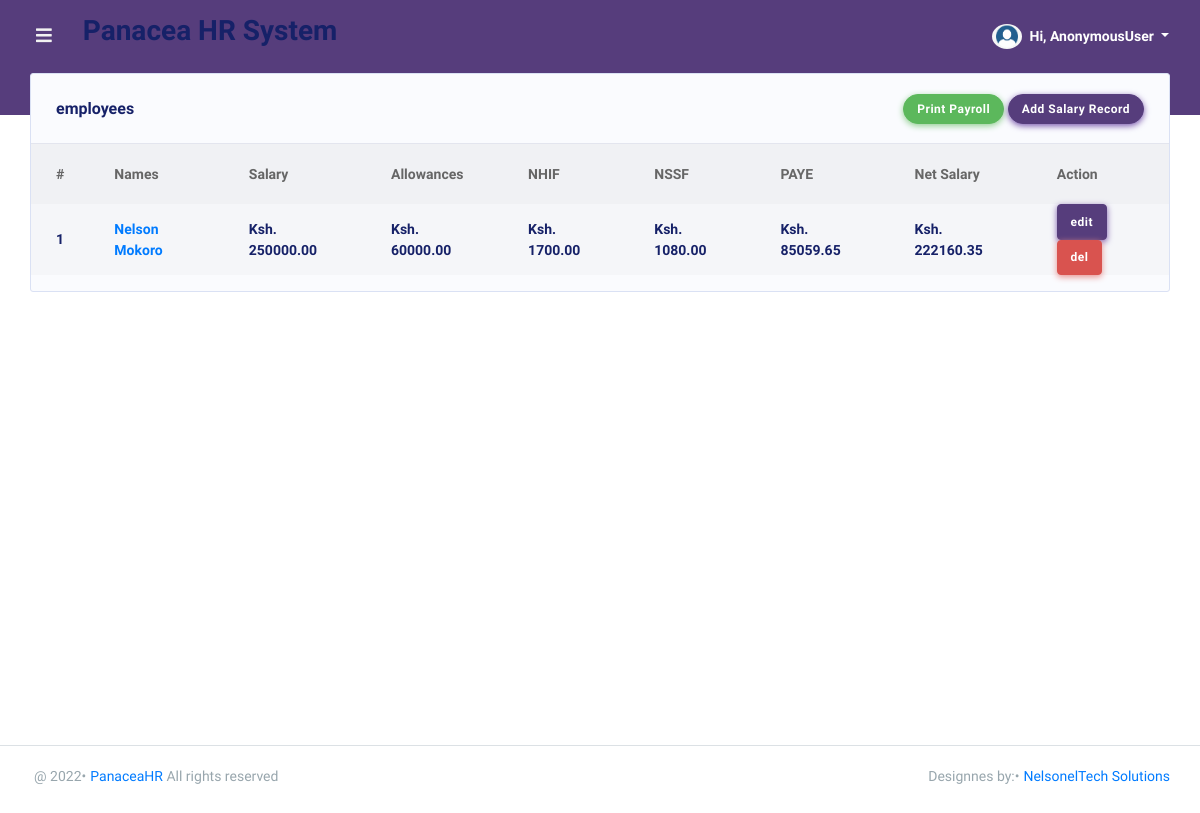
/dashboard/salary/, run on an earlier commit of the app's database.
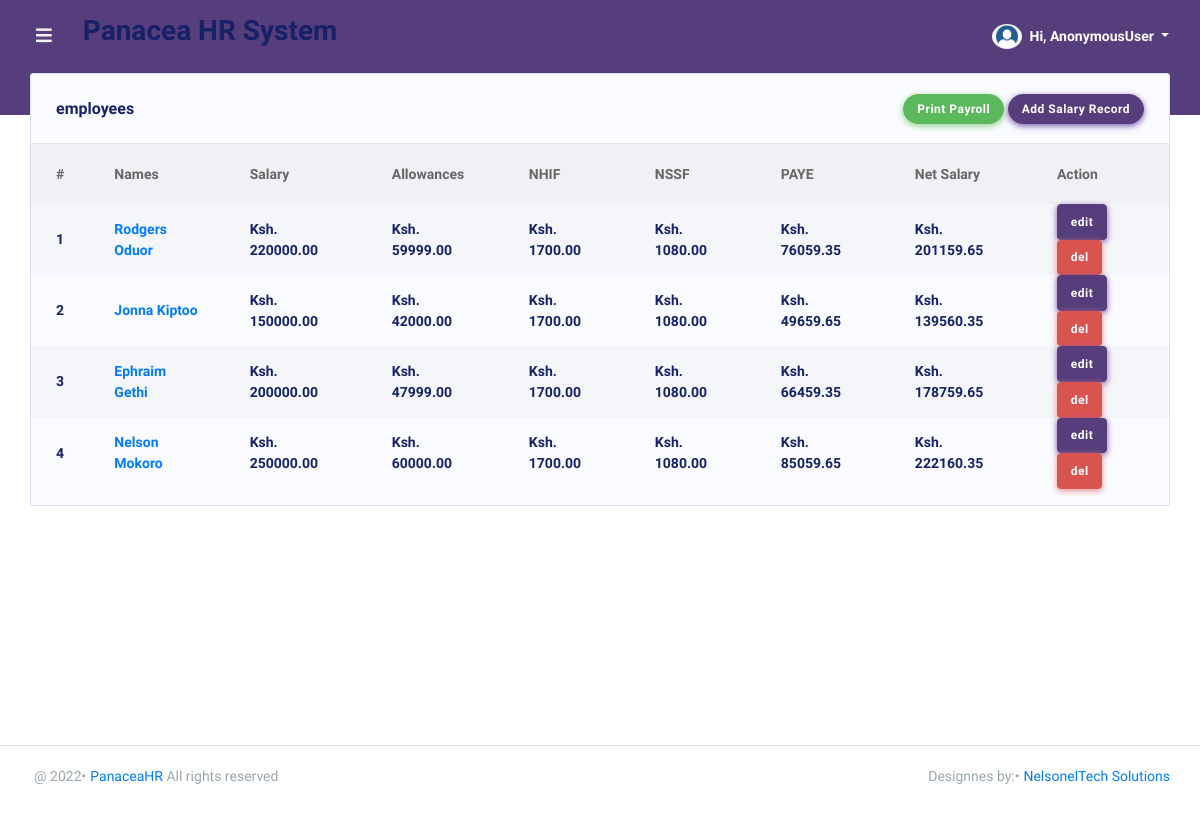
And on a later commit of the database.
### PanaceaApp/models.py (models this page shows, shortened)
class Sallary(models.Model):
    employee = models.ForeignKey(Employee, on_delete=models.CASCADE, null=True)
    salary = models.DecimalField(max_digits=10, decimal_places=2, default=0.00)
    allowance = models.DecimalField(max_digits=10, decimal_places=2, default=0.00)
    nhif = models.DecimalField(max_digits=10, decimal_places=2, default=0.00)
    nssf = models.DecimalField(max_digits=10, decimal_places=2, default=0.00)
    netSalary = models.DecimalField(max_digits=10, decimal_places=2, default=0.00)
    updated = models.DateTimeField(auto_now=True, null=True)
    created = models.DateTimeField(auto_now_add=True, null=True)
    class Meta:
        ordering = ['-updated', '-created']
    @property
    def total_income(self):
        return (self.salary + self.allowance)
    @property
    def nhif(self):
        if (self.salary + self.allowance) >= 0 and (self.salary + self.allowance) <= 5999:
            return(150)
        elif (self.salary + self.allowance) >= 6000 and (self.salary + self.allowance) <=7999:
            return(300)
        elif (self.salary + self.allowance) >= 8000 and (self.salary + self.allowance) <=11999:
            return(400)
        elif (self.salary + self.allowance) >= 12000 and (self.salary + self.allowance) <=14999:
            return(500)
        elif (self.salary + self.allowance) >= 15000 and (self.salary + self.allowance) <=19999:
            return(600)
        elif (self.salary + self.allowance) >= 20000 and (self.salary + self.allowance) <=24999:
            return(750)
        elif (self.salary + self.allowance) >= 25000 and (self.salary + self.allowance) <=29999:
            return(850)
        elif (self.salary + self.allowance) >= 30000 and (self.salary + self.allowance) <=34999:
            return(900)
        elif (self.salary + self.allowance) >= 35000 and (self.salary + self.allowance) <=39000:
            return(950)
        elif (self.salary + self.allowance) >= 40000 and (self.salary + self.allowance) <=44999:
            return(1000)
        elif (self.salary + self.allowance) >= 45000 and (self.salary + self.allowance) <=49000:
            return(1100)
        elif (self.salary + self.allowance) >= 50000 and (self.salary + self.allowance) <=59999:
            return(1200)
        elif (self.salary + self.allowance) >= 60000 and (self.salary + self.allowance) <=69999:
            return(1300)
        elif (self.salary + self.allowance) >= 70000 and (self.salary + self.allowance) <=79999:
            return(1400)
        elif (self.salary + self.allowance) >= 80000 and (self.salary + self.allowance) <=89999:
            return(1500)
        elif (self.salary + self.allowance) >= 90000 and (self.salary + self.allowance) <=99999:
            return(1600)
        else:
            return(1700)
    @property
    def nssf(self):
        if (self.salary + self.allowance) >= 0 and (self.salary + self.allowance) <= 6000:
            return ((self.salary + self.allowance) * (decimal.Decimal(0.06)))
        elif (self.salary + self.allowance) >= 6001 and (self.salary + self.allowance) <=18000:
            return (((self.salary + self.allowance)-6000) * (decimal.Decimal(0.06 )) + 360)
        else:
            return (1080)
    @property
    def paye(self):
        if(self.total_income - self.nssf) >= 0 and (self.total_income - self.nssf) <= 24000:
            return (((self.total_income - self.nssf)* (decimal.Decimal(0.1)))-2400)
        elif (self.total_income - self.nssf) >= 24001 and (self.total_income - self.nssf) <= 32332:
            return ((((self.total_income - self.nssf)-24000) * (decimal.Decimal(0.25 ))))
        else:
            return(((self.total_income - self.nssf)-32332) * (decimal.Decimal(0.3))+ (decimal.Decimal(2083.25)))
    @property
    def total_deductions(self):
        return (self.nhif + self.nssf)
    @property
    def netSalary(self):
        return (self.total_income)-(self.total_deductions)
    @property
    def netPaye(self):
        if self.paye <= 0:
            return(self.netSalary)
        else:
            return(self.netSalary- self.paye)

class Employee(models.Model):
    GENDER = (('male', 'MALE'), ('female', 'FEMALE'), ('other', 'OTHER'))
    fullname = models.CharField(max_length=255, blank=True, null=True)
    dateofbirth = models.DateField(blank=True, null=True)
    gender = models.CharField(choices=GENDER, max_length=10, blank=True, null=True)
    department = models.ForeignKey(Department, on_delete=models.SET_NULL, null=True)
    position = models.CharField(max_length=50, blank=True, null=True)
    email = models.EmailField(blank=True, null=True)
    idnumber = models.CharField(max_length=20, blank=True, null=True)
    telephone = models.CharField(max_length=20, blank=True, null=True)
    idphoto = models.ImageField(upload_to='static/media', blank=True, null=True)
    nssfphoto = models.ImageField(upload_to='static/media', blank=True, null=True)
    nhifphoto = models.ImageField(upload_to='static/media', blank=True, null=True)
    updated = models.DateTimeField(auto_now=True, null=True)
    created = models.DateTimeField(auto_now_add=True, null=True)
    class Meta:
        ordering = ['-updated', '-created']

### PanaceaApp/views.py (the view)
# urls.py: path('salary/', views.salary, name='salary'),
def salary(request):
    salarys = Sallary.objects.all()
    context = {'salarys': salarys}
    return render(request, 'PanaceaApp/salary.html', context)

### PanaceaApp/templates/PanaceaApp/salary.html
{% extends 'main.html' %}
{% block content %}
{% load static %}
<div class="main-content">
    <section class="section">
        <div class="row row-deck">
            <div class="col-12">
                <div class="card">
                    <div class="card-header">
                        <h4>employees</h4>
                        <div class="card-header-action">
                                <button class="btn btn-success" onclick="printDiv()" type="submit">Print Payroll</button>
                            <a href="{% url 'addSalary' %}" class="btn btn-primary">Add Salary Record</a>
                        </div>
                    </div>
                    <div class="card-body p-0">
                        <div class="table-responsive table-invoice">
                            <table class="table table-striped" id="table-1">
                                <thead>
                                    <tr>
                                        <th>#</th>
                                        <th>Names</th>
                                        <th>Salary</th>
                                        <th>Allowances</th>
                                        <th>NHIF</th>
                                        <th>NSSF</th>
                                        <th>PAYE</th>
                                        <th>Net Salary</th>
                                        <th>Action</th>
                                    </tr>
                                </thead>
                                <tbody>
                                    {% for salary in salarys %}
                                    <tr>
                                        <td class="font-weight-600">{{forloop.counter}}</td>
                                        <td class="font-weight-600"><a class="font-weight-600"
                                            href="{% url 'salaryDetail' salary.id %}">{{salary.employee.fullname}}</a>
                                        </td>
                                        <td class="font-weight-600">Ksh. {{salary.salary}}</td>
                                        <td class="font-weight-600">Ksh. {{salary.allowance}}</td>
                                        <td class="font-weight-600">Ksh. {{salary.nhif |floatformat:2}}</td>
                                        <td class="font-weight-600">Ksh. {{salary.nssf |floatformat:2}}</td>
                                        <td class="font-weight-600">
                                            {% if salary.paye <= 0 %}
                                            Ksh. 0.00
                                            {% else %}
                                            Ksh. {{salary.paye |floatformat:2}}
                                            {% endif %}
                                        </td>
                                        <td class="font-weight-600">Ksh. {{salary.netPaye |floatformat:2}}</td>
                                        <td>
                                            <a href="{% url 'editSalary' salary.id %}" class="btn btn-primary">edit</a>
                                            <a href="{% url 'deleteSalary' salary.id %}" class="btn btn-danger">del</a>
                                        </td>
                                    </tr>
                                    {% endfor %}
                                </tbody>
                            </table>
                        </div>
                    </div>
                </div>
            </div>
        </div>
    </section>
</div>
{% endblock %}

### templates/main.html (shortened to what this page needs)
{% load static %}
<!DOCTYPE html>
<html lang="en">
<head>
    <link rel="stylesheet" href="{% static 'assets/modules/bootstrap/css/bootstrap.min.css' %}">
    <link rel="stylesheet" href="{% static 'assets/modules/fontawesome/css/all.min.css' %}">
    <link rel="stylesheet" href="{% static 'assets/modules/jqvmap/dist/jqvmap.min.css' %}">
    <link rel="stylesheet" href="{% static 'assets/modules/summernote/summernote-bs4.css' %}">
    <link rel="stylesheet" href="{% static 'assets/modules/owlcarousel2/dist/assets/owl.carousel.min.css' %}">
    <link rel="stylesheet" href="{% static 'assets/modules/owlcarousel2/dist/assets/owl.theme.default.min.css' %}">
    <link rel="stylesheet" href="{% static 'assets/modules/fullcalendar/fullcalendar.min.css' %}">
    <link rel="stylesheet" href="{% static 'assets/modules/datatables/datatables.min.css' %}">
    <link rel="stylesheet"
        href="{% static 'assets/modules/datatables/DataTables-1.10.16/css/dataTables.bootstrap4.min.css' %}">
    <link rel="stylesheet" href="{% static 'assets/modules/datatables/Select-1.2.4/css/select.bootstrap4.min.css' %}">
    <link rel="stylesheet" href="https://use.fontawesome.com/releases/v5.8.1/css/all.css">
    <link rel="stylesheet" href="{% static 'assets/css/style.min.css' %}">
    <link rel="stylesheet" href="{% static 'assets/css/components.min.css' %}">
</head>
<body class="layout-4">
    <div id="app">
        <div class="main-wrapper main-wrapper-1">
            {% include 'header.html' %}
            {% block content %}
            {% endblock %}
            {% include 'footer.html' %}
        </div>
    </div>
    <link rel="stylesheet" type="text/css" href="https://cdn.datatables.net/v/dt/jszip-2.5.0/dt-1.10.16/b-1.5.1/b-html5-1.5.1/datatables.min.css"/>
</body>
</html>

### templates/header.html (shortened to what this page needs)
{% load static %}
<div class="navbar-bg"></div>
<nav class="navbar navbar-expand-lg main-navbar">
    <form class="form-inline mr-auto">
        <ul class="navbar-nav mr-3">
            <li><a href="#" data-toggle="sidebar" class="nav-link nav-link-lg"><i class="fas fa-bars"></i></a></li>
        </ul>
        <div class="pr-2">
            <h3>Panacea HR System</h3>
        </div>
    </form>
    <ul class="navbar-nav navbar-right">
        <li class="dropdown">
            <a href="#" data-toggle="dropdown" class="nav-link dropdown-toggle nav-link-lg nav-link-user">
                <img alt="image" src="{% static 'assets/img/user.png' %}" class="rounded-circle mr-1">
                <div class="d-sm-none d-lg-inline-block">Hi, {{user}}</div>
            </a>
        </li>
    </ul>
</nav>

### templates/footer.html
<footer class="main-footer">
     <div class="footer-left">
          <div class="bullet">@ {% now 'Y' %}</div><a href="{% url 'home' %}">PanaceaHR</a> All rights reserved
     </div>
     <div class="footer-right">
          <div class="bullet">Designnes by:</div><a href="https://nelsoneltech.co.ke">NelsonelTech Solutions</a>
     </div>
</footer>

What changed in the data, as far as the page shows it:
added Sallary: employee.fullname "Rodgers Oduor", salary "220000.00", allowance "59999.00", nhif "1700.00", nssf "1080.00", paye "76059.35", netPaye "201159.65"
added Sallary: employee.fullname "Jonna Kiptoo", salary "150000.00", allowance "42000.00", nhif "1700.00", nssf "1080.00", paye "49659.65", netPaye "139560.35"
added Sallary: employee.fullname "Ephraim Gethi", salary "200000.00", allowance "47999.00", nhif "1700.00", nssf "1080.00", paye "66459.35", netPaye "178759.65"
